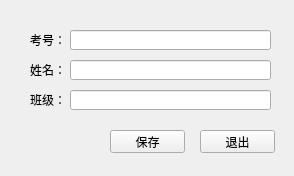
<?xml version="1.0" encoding="UTF-8"?>
<ui version="4.0">
 <class>StudentForm</class>
 <widget class="QWidget" name="StudentForm">
  <property name="geometry">
   <rect>
    <x>0</x>
    <y>0</y>
    <width>294</width>
    <height>176</height>
   </rect>
  </property>
  <property name="windowTitle">
   <string>添加/修改考生</string>
  </property>
  <widget class="QLabel" name="label_Id">
   <property name="geometry">
    <rect>
     <x>30</x>
     <y>30</y>
     <width>41</width>
     <height>20</height>
    </rect>
   </property>
   <property name="text">
    <string>考号：</string>
   </property>
  </widget>
  <widget class="QLineEdit" name="lineEdit_Id">
   <property name="geometry">
    <rect>
     <x>70</x>
     <y>30</y>
     <width>201</width>
     <height>20</height>
    </rect>
   </property>
  </widget>
  <widget class="QLabel" name="label_Name">
   <property name="geometry">
    <rect>
     <x>30</x>
     <y>60</y>
     <width>41</width>
     <height>20</height>
    </rect>
   </property>
   <property name="text">
    <string>姓名：</string>
   </property>
  </widget>
  <widget class="QLineEdit" name="lineEdit_Name">
   <property name="geometry">
    <rect>
     <x>70</x>
     <y>60</y>
     <width>201</width>
     <height>20</height>
    </rect>
   </property>
  </widget>
  <widget class="QLabel" name="label_Class">
   <property name="geometry">
    <rect>
     <x>30</x>
     <y>90</y>
     <width>41</width>
     <height>20</height>
    </rect>
   </property>
   <property name="text">
    <string>班级：</string>
   </property>
  </widget>
  <widget class="QLineEdit" name="lineEdit_Class">
   <property name="geometry">
    <rect>
     <x>70</x>
     <y>90</y>
     <width>201</width>
     <height>20</height>
    </rect>
   </property>
  </widget>
  <widget class="QPushButton" name="pushButton_Ok">
   <property name="geometry">
    <rect>
     <x>110</x>
     <y>130</y>
     <width>75</width>
     <height>23</height>
    </rect>
   </property>
   <property name="text">
    <string>保存</string>
   </property>
  </widget>
  <widget class="QPushButton" name="pushButton_Exit">
   <property name="geometry">
    <rect>
     <x>200</x>
     <y>130</y>
     <width>75</width>
     <height>23</height>
    </rect>
   </property>
   <property name="text">
    <string>退出</string>
   </property>
  </widget>
 </widget>
 <resources/>
 <connections/>
</ui>
